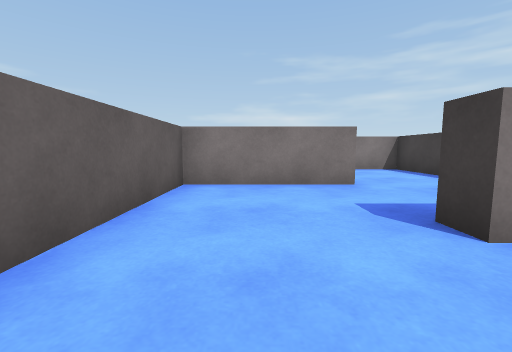
view 1 (above)

24 first-person views from a walk through a Unity game level. The camera is 0.61 m above the floor, tilts 6° down and sees 90° across. The floor is counted in squares, 1 m on a side. Each view is taken from the middle of a square. On the plan, view 1 faces up. The plan holds only what a view shows up to about 9 squares ahead; the rest is blank. Surface patterns are stand-ins for the level's own textures.

view 2
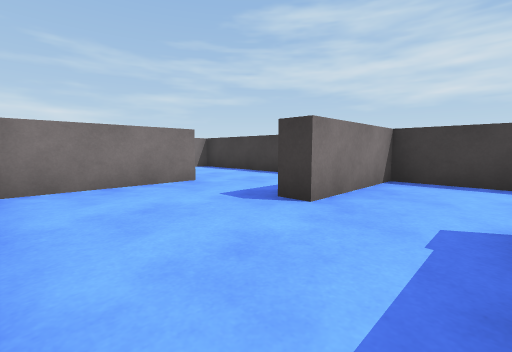

view 3
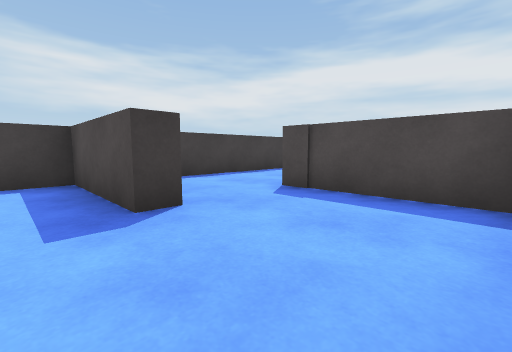

view 4
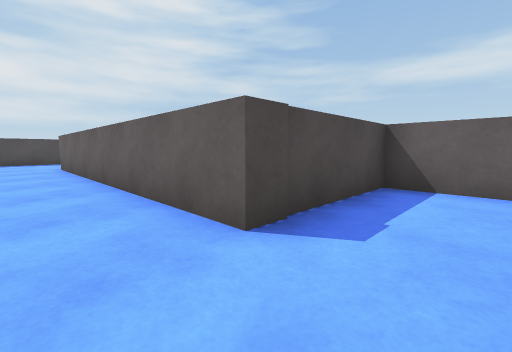

view 5
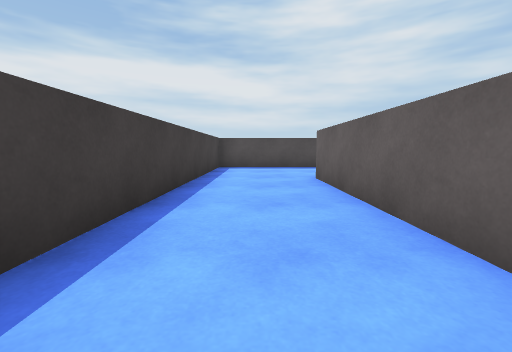

view 6
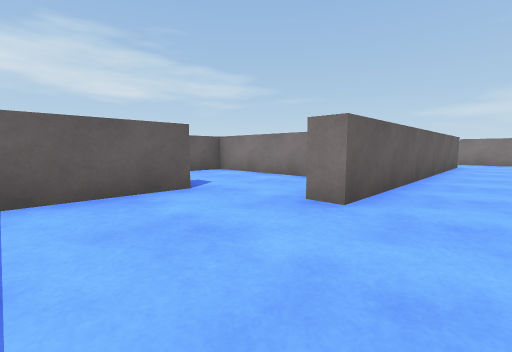

view 7
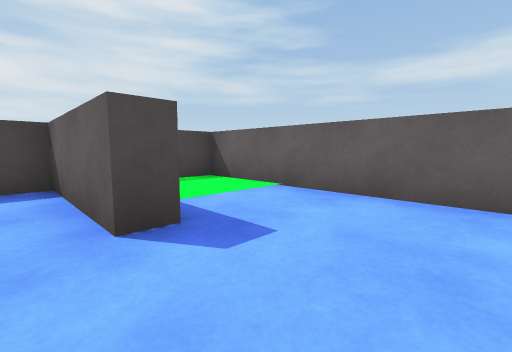

view 8
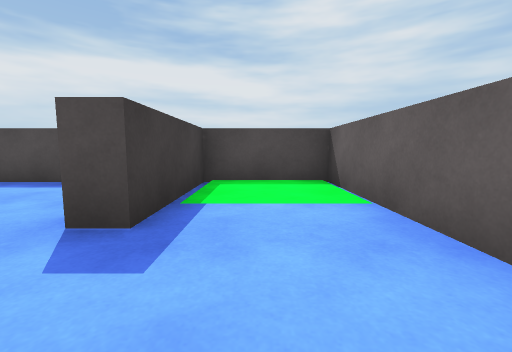

view 9
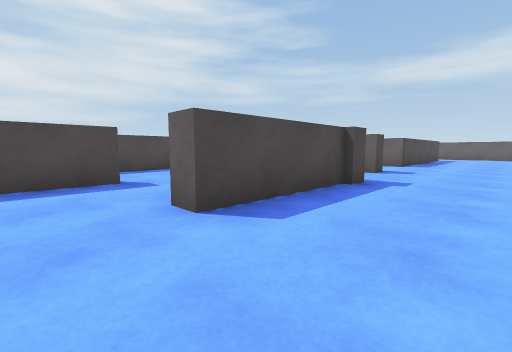

view 10
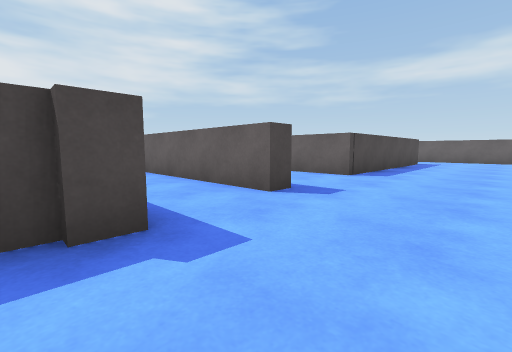

view 11
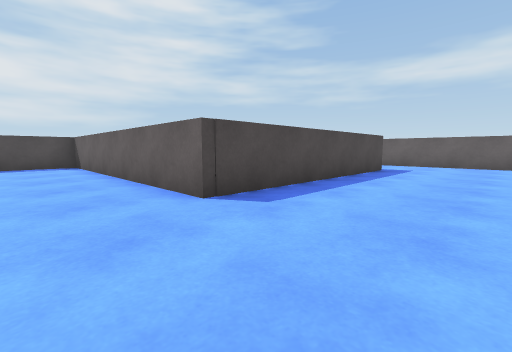

view 12
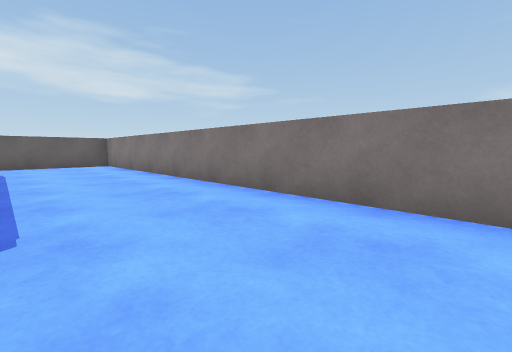

view 13
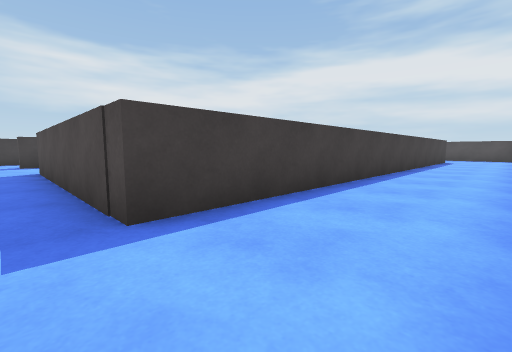

view 14
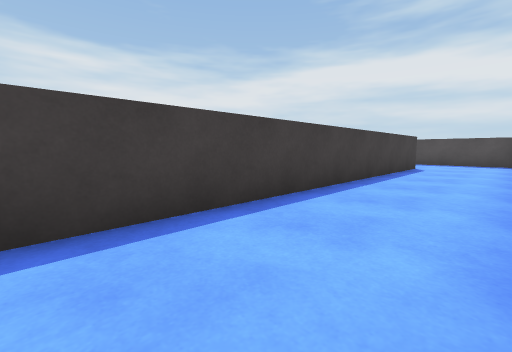

view 15
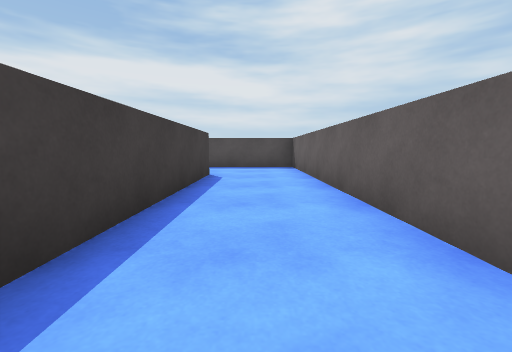

view 16
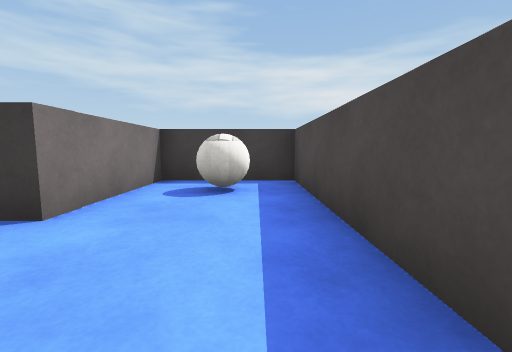

view 17
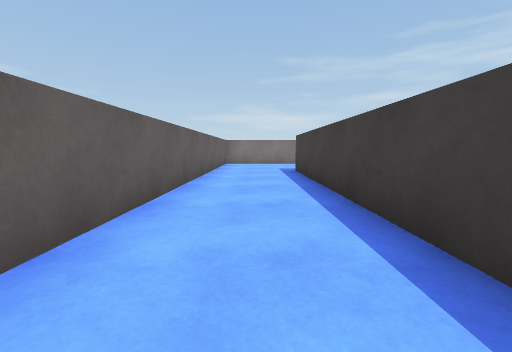

view 18
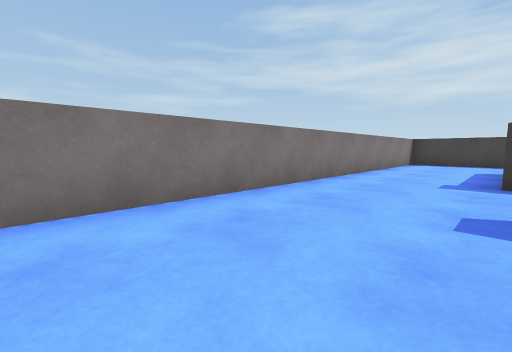

view 19
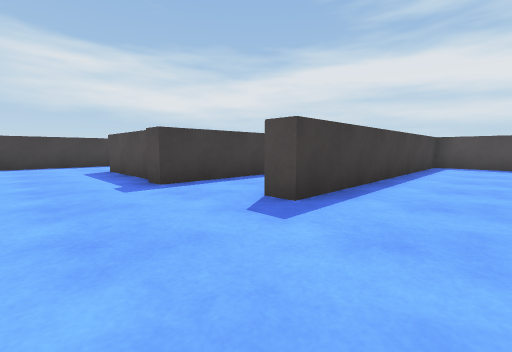

view 20
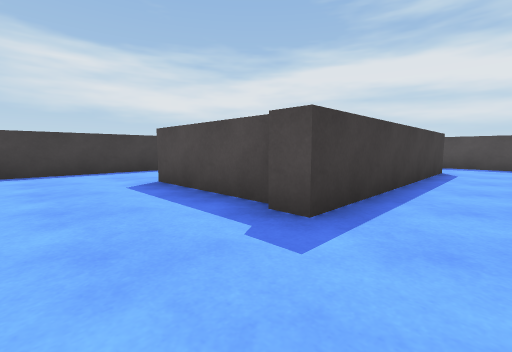

view 21
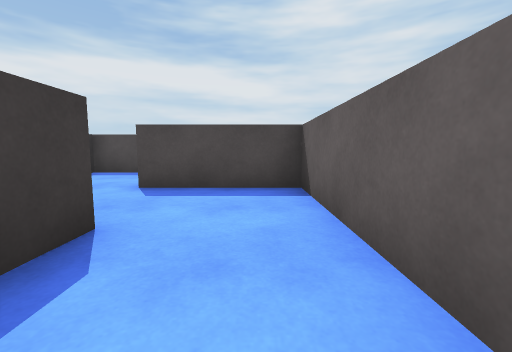

view 22
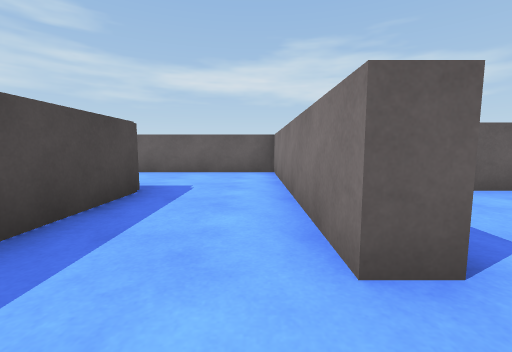

view 23
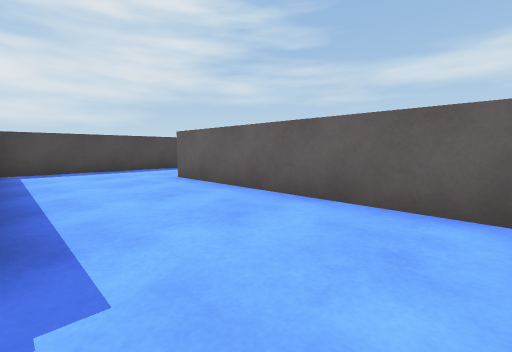

view 24
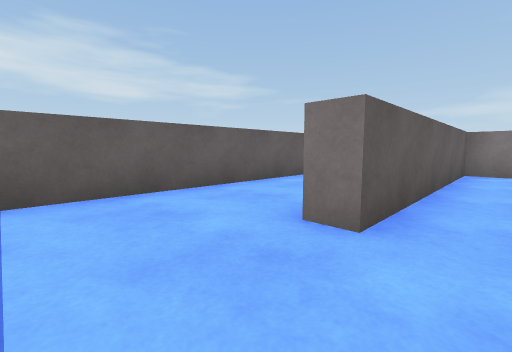

### Floor plan
Points are (right, up) in squares from view 1. A wall is a line through its corners. A room is listed if a view was taken in it or the views show most of it. See-through windows are left out.
Room 1 (views 1, 2, 3, 4, 5, 6, 7)
walls: (-0.1, -6.2) (-1.5, -6.2); (-1, -8.9) (-0.5, -8.9) (-0.5, -11.8) (4.2, -11.8) (4.2, 1.6) (1.5, 1.6) (1.5, 2.1) (4.2, 2.1) (4.2, 4.5); (1.7, 4.4) (-1.1, 4.4) (-1.1, -0.4) (1.7, -0.4) (1.7, -8.4) (1.1, -8.4)
ways out: opening at (-1, -7.5) to room 2; opening at (2.5, 5) to room 3
Room 2 (view 8)
walls: (-1.5, -6.2) (-3.4, -6.2) (-3.4, -11.8) (-1, -11.8) (-1, -8.9)
ways out: opening at (-1, -7.5) to room 1
Room 3 (views 9, 10, 11, 12, 13, 14, 15, 16, 17, 18, 19, 20, 21)
walls: (-1.8, -1) (-1.8, 5.1) (-1.2, 5.1); (-1.4, 4.9) (1.7, 4.9) (1.7, 4.4); (-15.2, -4.1) (-15.2, -11.8) (-10.1, -11.8) (-10.1, -9.2) (-12.9, -9.2) (-12.9, 4.3) (-6.8, 4.3) (-6.8, -3) (-4.2, -3) (-4.2, 4.6) (-3.7, 4.6) (-3.7, -3) (-1.1, -3); (4.2, 4.5) (4.2, 7.7) (-15.2, 7.7) (-15.2, -1.9)
ways out: opening at (2.5, 5) to room 1; opening at (-2, -2) to room 5
objects: ball (-11, -11) to (-11, -10)
Room 4 (views 22, 23, 24)
walls: (-3.6, -5.7) (-1.6, -5.7); (-1.1, -3.5) (-6.8, -3.5) (-6.8, -9.2); (0, -5.7) (1.2, -5.7); (-6.6, -11.8) (-3.9, -11.8)
ways out: opening at (-0.5, -3) to room 5; opening at (-7, -10.5)
Room 5 (no view inside)
walls: (-1.1, -3) (-1.1, -3.5)
ways out: opening at (-2, -2) to room 3; opening at (-0.5, -3) to room 4

Where each view was taken, in squares from view 1:
view 1: 0 up, 0 right, facing up
view 2: 0 up, 1 left, facing up-right
view 3: 3 up, 1 left, facing down-right
view 4: 1 up, 3 right, facing down-left
view 5: 3 down, 3 right, facing down
view 6: 11 down, 3 right, facing up-left
view 7: 7 down, 0 right, facing down-left
view 8: 7 down, 2 left, facing down
view 9: 7 up, 3 right, facing down-left
view 10: 7 up, 1 left, facing down-left
view 11: 7 up, 5 left, facing down-left
view 12: 5 up, 5 left, facing up-left
view 13: 5 up, 15 left, facing down-right
view 14: 0 up, 15 left, facing down-right
view 15: 3 down, 14 left, facing down
view 16: 11 down, 15 left, facing right
view 17: 3 down, 14 left, facing up
view 18: 5 up, 7 left, facing up-right
view 19: 7 up, 6 left, facing down-right
view 20: 7 up, 3 left, facing down-right
view 21: 1 up, 3 left, facing down
view 22: 4 down, 0 right, facing left
view 23: 4 down, 4 left, facing down-left
view 24: 11 down, 6 left, facing up-left
